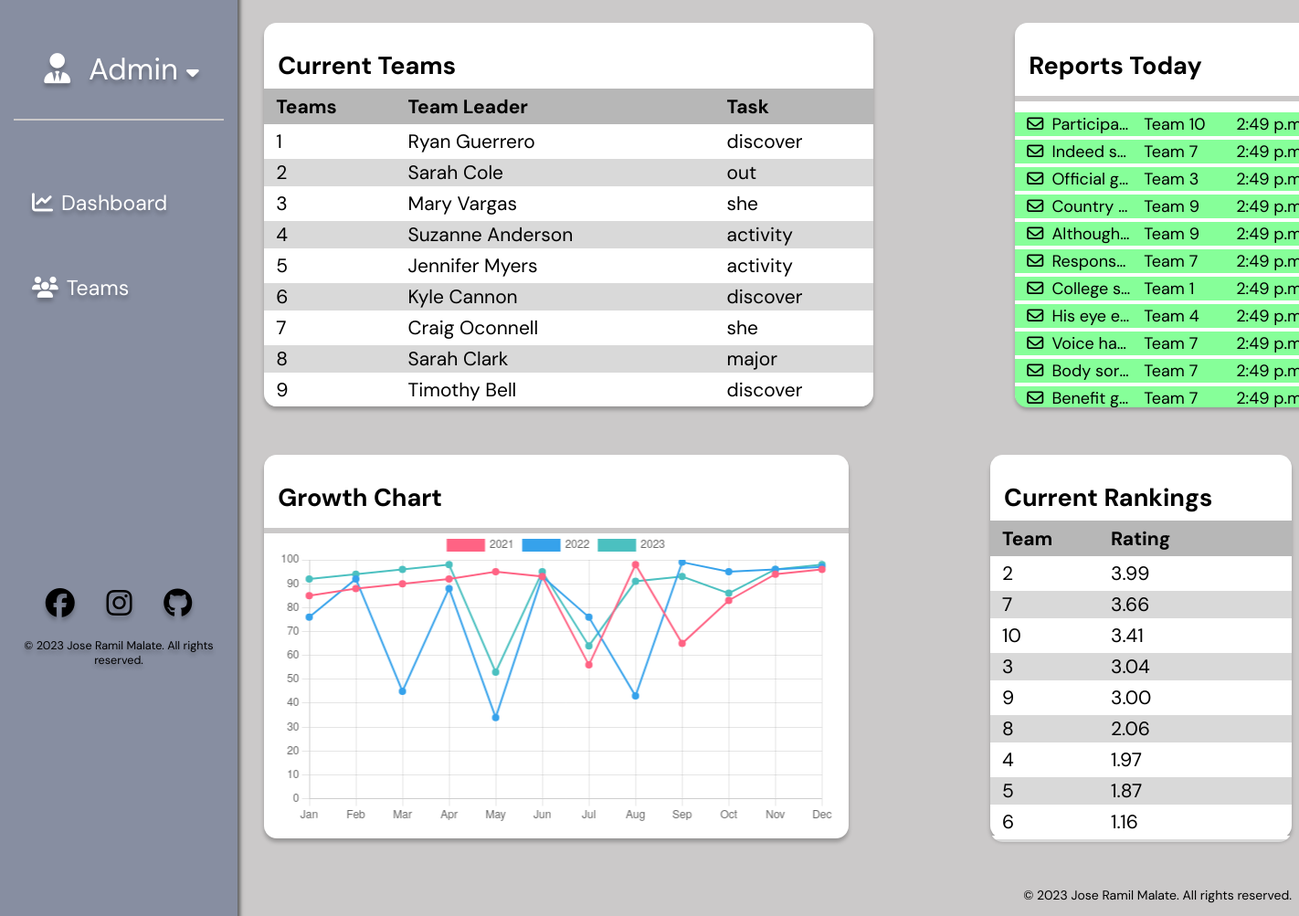
The app's page /, older data.
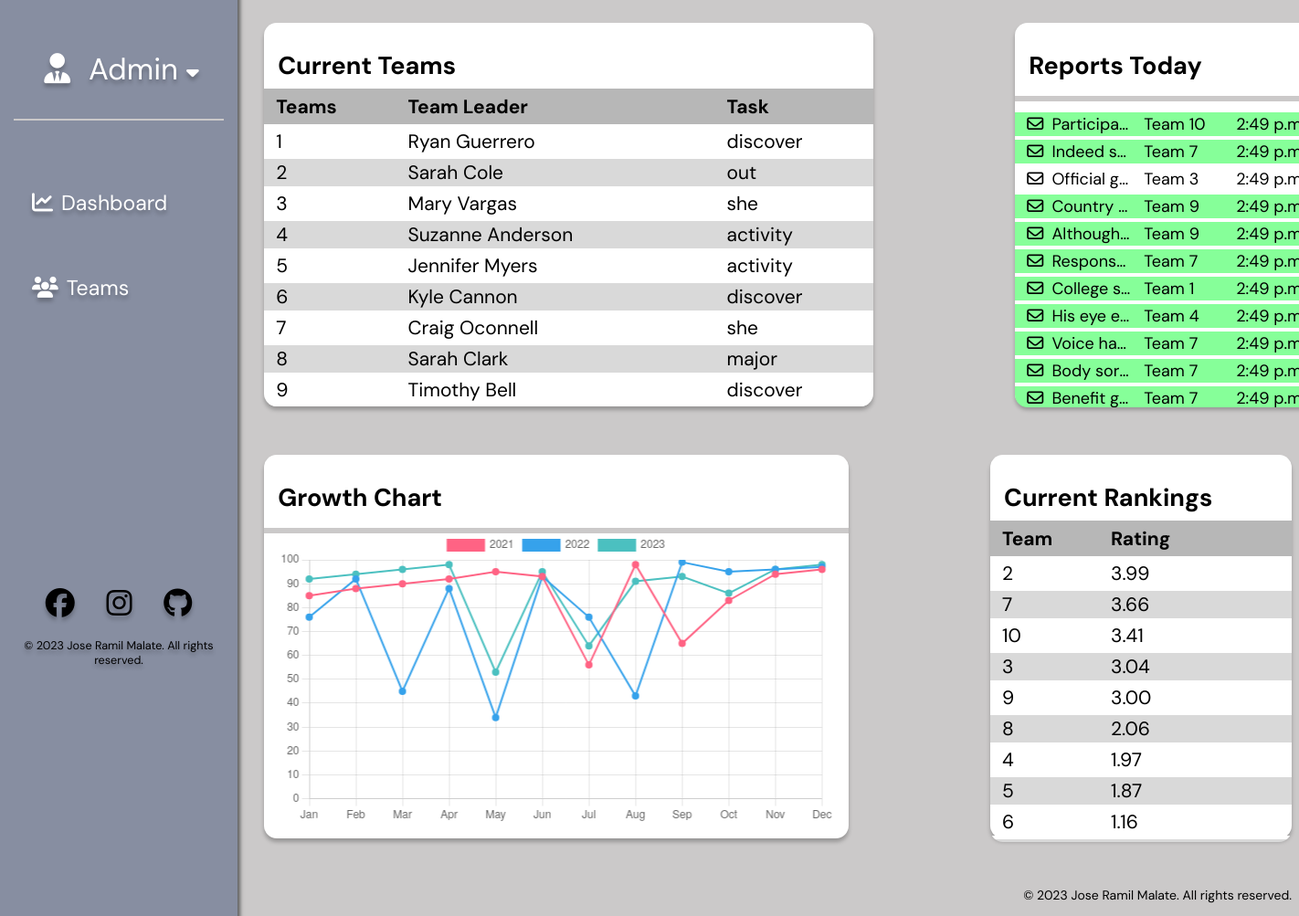
The same page, newer data.
### qtb_app/views.py (the view)
# urls.py: path('', views.view_items, name='dashboard'),
def view_items(request):
    employees = Employee.objects.all()
    teams = Team.objects.all()
    tasks = Task.objects.all()
    reports = Report.objects.all()
    leaderboards = Leaderboard.objects.all().order_by('rank')
    context = {
        'employees': employees,
        'tasks': tasks,
        'reports': reports,
        'teams': teams,
        'leaderboards': leaderboards
    }
    return render(request, 'dashboard.html', context)

### qtb_app/templates/dashboard.html (shortened to what this page needs)
{% extends 'base.html' %}
{% load static %}
{% block content %}
    <div class="group-frame" id="groupFrame">
        {% include 'frames/teams_frame.html' %}
        {% include 'frames/reports_frame.html' %}
    </div>
    <div class="group-frame" id="groupFrame2">
        {% include 'frames/graph_frame.html' %}
        {% include 'frames/rankings_frame.html' %}
    </div>
{% endblock %}

Row changes from the older to the newer data that the page shows:
changed Report "Official g…": is_read False → True (drawn)
